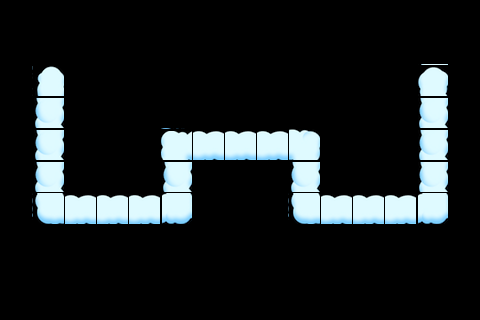

A 2D game scene composited from a Tiled map and its tileset images. What follows is a short description and the map's XML, with each tile layer's data collapsed to a summary:
An orthogonal 15x10 tile map with 32x32 px tiles, 1 tile layer (block) and 7 objects (obj1, obj2, obj3, obj4, obj5, ...).

<map version="1.0" orientation="orthogonal" renderorder="right-down" width="15" height="10" tilewidth="32" tileheight="32" nextobjectid="10">
 <tileset firstgid="1" name="luoboTilemap" tilewidth="32" tileheight="32" spacing="1" margin="1" tilecount="9" columns="3">
  <image source="luoboTilemap.png" width="128" height="128" />
 </tileset>
 <layer name="block" width="15" height="10">
  <data>[150 cells, 25 non-empty, 8 distinct tile ids]</data>
 </layer>
 <objectgroup name="clouds">
  <object id="2" name="obj1" x="32" y="64" width="32" height="128" />
  <object id="3" name="obj2" x="32" y="192" width="128" height="32" />
  <object id="4" name="obj3" x="160" y="128" width="32" height="96" />
  <object id="5" name="obj4" x="192" y="128" width="96" height="32" />
  <object id="6" name="obj5" x="288" y="128" width="32" height="96" />
  <object id="7" name="obj6" x="320" y="192" width="128" height="32" />
  <object id="8" name="obj7" x="416" y="64" width="32" height="128" />
 </objectgroup>
</map>
